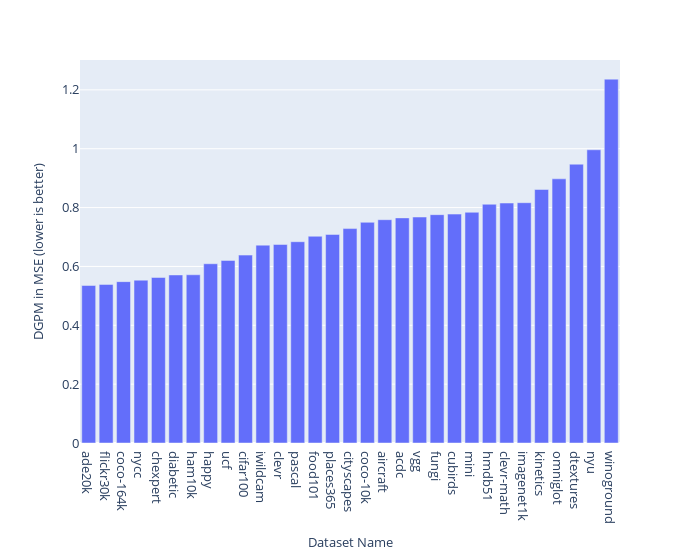

Notebook code cell kept with this figure:
### Code cell
import pandas as pd
import plotly.express as px

# Load the data from the CSV file
data = pd.read_csv('k=1.csv')

# transpose
# rename combination to Name
data = data.rename(columns={"combination": "Name"})
# drop the first column
data = data.drop(columns=["Unnamed: 0"])
data["Name"] = data["Name"].str.replace("newyorkercaptioncontest", "nycc")


# remove _score from column names
data.columns = data.columns.str.replace('_score', '')
# data = data.T
# Set the first row as the column names and remove it
# remove term gate-evolve-nn-k=14-loo- and .mean from Name
# split name into two columns using . as separator
# display_custom(data)
# rename second column to Score
# sort by score
# remove rows with nan values
data = data.dropna()
display_custom(data)

# sort by avg column
data = data.sort_values(by="avg", ascending=True)
fig = px.bar(data, x='Name', y='avg', labels={'Name': 'Dataset Name', 'avg':'DGPM in MSE (lower is better)'})
fig.update_layout(
    # height=300,
    width=700,
    showlegend=False,
    font=dict(size=font_size),  # Global font size
    yaxis=dict(
        title_font=dict(size=font_size),  # Y-axis title font size
        tickfont=dict(size=font_size),  # Y-axis tick font size
    ),
    xaxis=dict(
        title_font=dict(size=font_size),  # X-axis title font size (if any)
        tickfont=dict(size=font_size),  # X-axis tick font size
    ),
    # margin=dict(l=20, r=20, t=20, b=20),  # margins
    
)

# Save the figure as a PDF file
fig.write_image("paper/k=1.pdf")
# Show the figure
fig.show()

### Figure 1 — Plotly figure (JSON) as saved in the notebook; plotly's stock layout.template omitted (floating-point values rounded to 4 significant figures)
{"data": [{"alignmentgroup": "True", "hovertemplate": "Dataset Name=%{x}<br>DGPM in MSE (lower is better)=%{y}<extra></extra>", "legendgroup": "", "marker": {"color": "#636efa", "pattern": {"shape": ""}}, "name": "", "offsetgroup": "", "orientation": "v", "showlegend": false, "textposition": "auto", "type": "bar", "x": ["ade20k", "flickr30k", "coco-164k", "nycc", "chexpert", "diabetic", "ham10k", "happy", "ucf", "cifar100", "iwildcam", "clevr", "pascal", "food101", "places365", "cityscapes", "coco-10k", "aircraft", "acdc", "vgg", "fungi", "cubirds", "mini", "hmdb51", "clevr-math", "imagenet1k", "kinetics", "omniglot", "dtextures", "nyu", "winoground"], "xaxis": "x", "y": [0.5353, 0.5389, 0.5483, 0.5534, 0.5625, 0.5711, 0.5716, 0.6092, 0.6204, 0.6385, 0.6724, 0.6746, 0.684, 0.7026, 0.7087, 0.7287, 0.75, 0.7588, 0.765, 0.7679, 0.776, 0.7779, 0.784, 0.8114, 0.8155, 0.8166, 0.8615, 0.8977, 0.9474, 0.9965, 1.236], "yaxis": "y"}], "layout": {"barmode": "relative", "font": {"size": 13}, "legend": {"tracegroupgap": 0}, "margin": {"t": 60}, "showlegend": false, "width": 700, "xaxis": {"anchor": "y", "domain": [0, 1], "tickfont": {"size": 13}, "title": {"font": {"size": 13}, "text": "Dataset Name"}}, "yaxis": {"anchor": "x", "domain": [0, 1], "tickfont": {"size": 13}, "title": {"font": {"size": 13}, "text": "DGPM in MSE (lower is better)"}}}}
